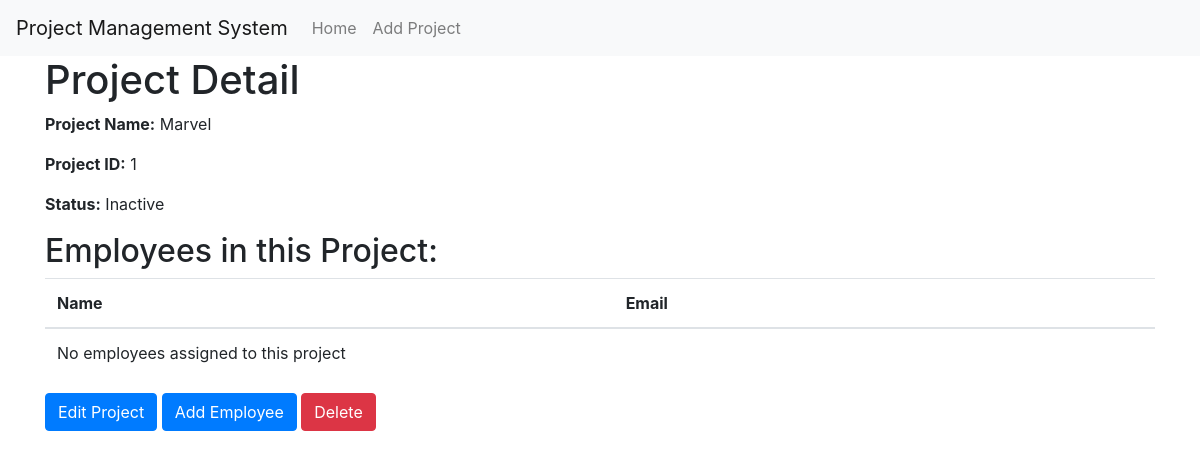
Page /project/project_detail/4/ on the earlier database version.
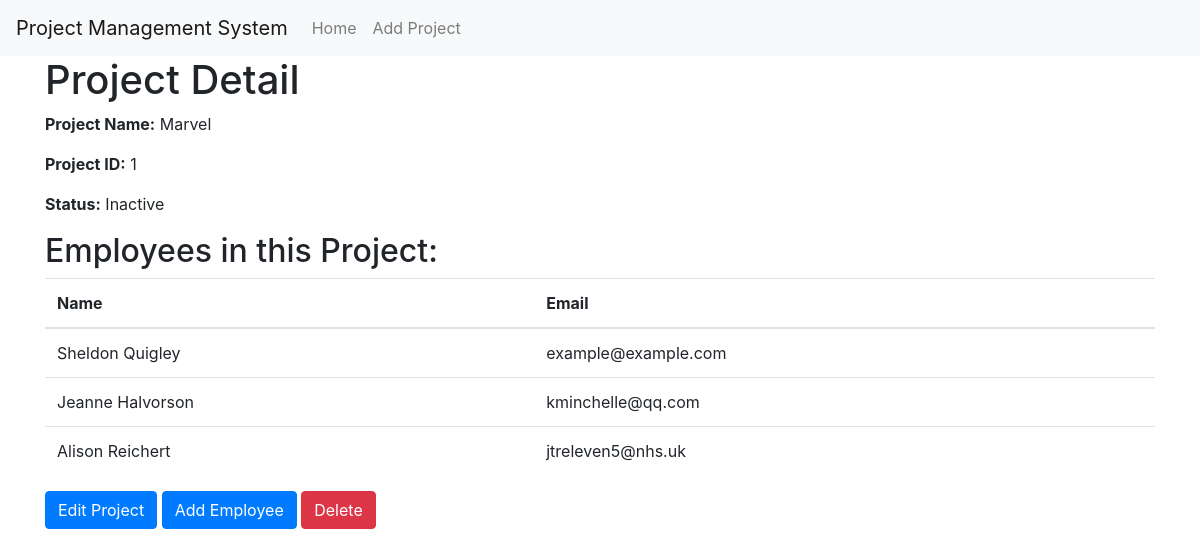
Same page on the later database version.
### projects/models.py (models this page shows, shortened)
class project(models.Model):
    name= models.CharField(max_length=200)
    project_id = models.CharField(max_length=200)
    project_status = models.BooleanField(default=False)

### employee/models.py (models this page shows, shortened)
class Employee(models.Model):
    name = models.CharField(max_length=200)
    age = models.PositiveIntegerField(default=0)
    email = models.EmailField()
    phone_number = models.CharField(max_length=200)
    image = models.ImageField(upload_to='employee_images/', null=True, blank=True)
    gender = models.CharField(max_length=10, choices=(('Male', 'Male'), ('Female', 'Female'), ('Other', 'Other')))
    projects = models.ManyToManyField(project)

### projects/views.py (the view)
# urls.py: path('project_detail/<int:project_id>/', project_detail, name='project_detail'),
def project_detail(request, project_id):
    proj = get_object_or_404(project, id=project_id)
    employees = proj.employee_set.all()  # Accessing related employees
    return render(request, 'projects/project_detail.html', {'project': proj, 'employees': employees})

### templates/projects/project_detail.html (shortened to what this page needs)
{% extends 'index.html' %}
{% block content %}
    <h1>Project Detail</h1>
    <p><strong>Project Name:</strong> {{ project.name }}</p>
    <p><strong>Project ID:</strong> {{ project.project_id }}</p>
    <p><strong>Status:</strong> {% if project.project_status %} Active {% else %} Inactive {% endif %}</p>
    <h2>Employees in this Project:</h2>
    <table class="table">
        <thead>
            <tr>
                <th>Name</th>
                <th>Email</th>
            </tr>
        </thead>
        <tbody>
            {% for employee in employees %}
                <tr>
                    <td>{{ employee.name }}</td>
                    <td>{{ employee.email }}</td>
                </tr>
            {% empty %}
                <tr>
                    <td colspan="6">No employees assigned to this project</td>
                </tr>
            {% endfor %}
        </tbody>
    </table>
    <a href="{% url 'edit_project' project.id %}" class="btn btn-primary">Edit Project</a>
    <a href="#" class="btn btn-primary" data-toggle="modal" data-target="#addEmployeeModal">Add Employee</a>
    <button type="button" class="btn btn-danger" data-toggle="modal" data-target="#deleteModal">Delete</button>
{% endblock %}

### templates/index.html (shortened to what this page needs)
<!DOCTYPE html>
<html lang="en">
<head>
    <link rel="stylesheet" href="https://stackpath.bootstrapcdn.com/bootstrap/4.5.2/css/bootstrap.min.css">
</head>
<body>
    <nav class="navbar navbar-expand-lg navbar-light bg-light">
        <a class="navbar-brand" href="#">Project Management System</a>
        <div class="collapse navbar-collapse" id="navbarSupportedContent">
            <ul class="navbar-nav mr-auto">
                <li class="nav-item">
                    <a class="nav-link" href="{% url 'home' %}">Home</a>
                </li>
                <li class="nav-item">
                    <a class="nav-link" href="{% url 'add_project' %}">Add Project</a>
                </li>
            </ul>
        </div>
    </nav>
    <div class="container">
        {% block content %}
        {% endblock %}
    </div>
</body>
</html>

Differences in the rows shown:
added Employee: name "Sheldon Quigley", email "example@example.com"
added Employee: name "Jeanne Halvorson", email "kminchelle@qq.com"
added Employee: name "Alison Reichert", email "jtreleven5@nhs.uk"
Other differences:
text no longer shown: "No employees assigned to this project"
